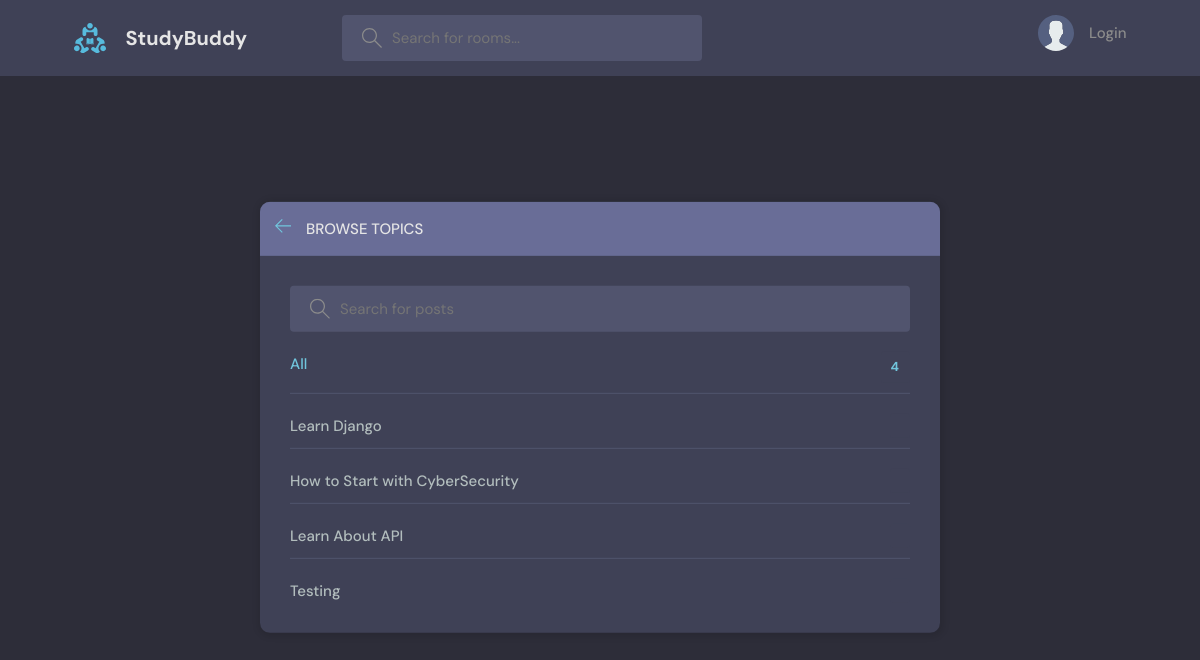
Page /topics/ on the committed database.
### base/models.py (models this page shows, shortened)
class Topic(models.Model):
    name = models.CharField(max_length=100)

### base/views.py (the view)
# urls.py: path('topics/',views.all_topic,name='topic'),
def all_topic(request):
    q = request.GET.get('q') if request.GET.get('q') != None else ''
    topics = Topic.objects.filter(Q(name__icontains=q))
    return render(request, 'base/topics.html',{'topics':topics})

### base/templates/base/topics.html (shortened to what this page needs)
{% extends 'main.html' %}
{% block content %}
    <main class="create-room layout">
      <div class="container">
        <div class="layout__box">
          <div class="layout__boxHeader">
            <div class="layout__boxTitle">
              <a href="{% url 'home-view' %}">
                <svg version="1.1" xmlns="http://www.w3.org/2000/svg" width="32" height="32" viewBox="0 0 32 32">
                  <title>arrow-left</title>
                  <path
                    d="M13.723 2.286l-13.723 13.714 13.719 13.714 1.616-1.611-10.96-10.96h27.625v-2.286h-27.625l10.965-10.965-1.616-1.607z"
                  ></path>
                </svg>
              </a>
              <h3>Browse Topics</h3>
            </div>
          </div>
          <div class="topics-page layout__body">
            <form action = "" method = "GET" class="header__search">
              <label>
                <input name = 'q' placeholder="Search for posts" />
              </label>
            </form>
            <ul class="topics__list">
              <li>
                <a href="{% url 'topic' %}" class="active">All <span>{{topics.count}}</span></a>
              </li>
              {% for topic in topics %}
              <li>
                <a href="{% url 'home-view' %}?q={{topic.name}}">{{topic.name}} <span>{{topic.room__set.participants.all.count}}</span></a>
              </li>
              {% endfor %}
            </ul>
          </div>
        </div>
      </div>
    </main>
{% endblock content %}

### static/style.css (style rules this page uses)
:root { --color-main: #71c6dd; --color-main-light: #e1f6fb; --color-dark: #3f4156; --color-dark-medium: #51546e; --color-dark-light: #696d97; --color-light: #e5e5e5; --color-gray: #8b8b8b; --color-light-gray: #b2bdbd; --color-bg: #2d2d39; --color-success: #5dd693; --color-error: #fc4b0b; }
* { font-family: "DM Sans", -apple-system, BlinkMacSystemFont, "Segoe UI", Roboto, Oxygen, Ubuntu, Cantarell, "Open Sans", "Helvetica Neue", sans-serif; margin: 0; padding: 0; box-sizing: border-box; text-rendering: optimizeLegibility; font-size: inherit; }
html { font-size: 56.25%; }
@media only screen and (min-width: 1200px) { html { font-size: 62.5%; } }
body { line-height: 1.6; font-weight: 400; font-size: 1.5rem; color: var(--color-light-gray); background-color: var(--color-bg); min-height: 100vh; }
a { display: inline-block; color: var(--color-main); text-decoration: none; }
.container { max-width: 120rem; width: 90%; margin: auto; }
.header__search > label { background-color: var(--color-dark-medium); padding: 1.3rem 1rem; display: flex; align-items: center; gap: 1rem; border-radius: 4px; }
.header__search svg { fill: var(--color-gray); width: 2rem; height: 2rem; margin-left: 1rem; }
.header__search input { width: 30rem; background: transparent; border: none; outline: none; color: var(--color-light); }
.layout { margin-top: 2.4rem; }
.layout > .container { display: flex; justify-content: space-between; align-items: flex-start; }
.layout__box { width: 90%; max-width: 48rem; min-height: 40rem; position: absolute; top: 50%; left: 50%; transform: translate(-50%, -46%); background-color: var(--color-dark); border-radius: 1rem; box-shadow: 1px 1px 6px 3px rgba(0, 0, 0, 0.1); overflow: hidden; }
.layout__boxHeader { display: flex; padding: 1.5rem; background-color: var(--color-dark-light); }
.layout__boxTitle { display: flex; gap: 1.5rem; align-items: center; }
.layout__boxTitle h3 { text-transform: uppercase; font-weight: 500; color: var(--color-light); }
.layout__boxTitle svg { width: 1.6rem; height: 1.6rem; fill: var(--color-main); }
.layout__body { margin: 3rem; }
.topics__list { list-style: none; }
.topics__list li a { display: flex; justify-content: space-between; margin-bottom: 3rem; font-weight: 500; color: var(--color-light-gray); transition: all 0.3s ease-in-out; }
.topics__list li a.active, .topics__list li a:hover { color: var(--color-main); }
.topics__list li a span { padding: 0.5rem 1rem; background-color: var(--color-dark); border-radius: 3px; font-size: 1.3rem; font-weight: 700; letter-spacing: 1px; }
.topics-page .topics__list li:not(:last-child) a { margin: 2rem 0; padding-bottom: 1rem; text-decoration: none; border-bottom: 1px solid var(--color-dark-medium); }
.topics-page .header__search { display: block; }
.create-room.layout .layout__box { max-width: 68rem; }

### rows in the picture
Topic: name "Learn Django"
Topic: name "How to Start with CyberSecurity"
Topic: name "Learn About API"
Topic: name "Testing"

### other values in the picture
{{ topics.count }} "4"
